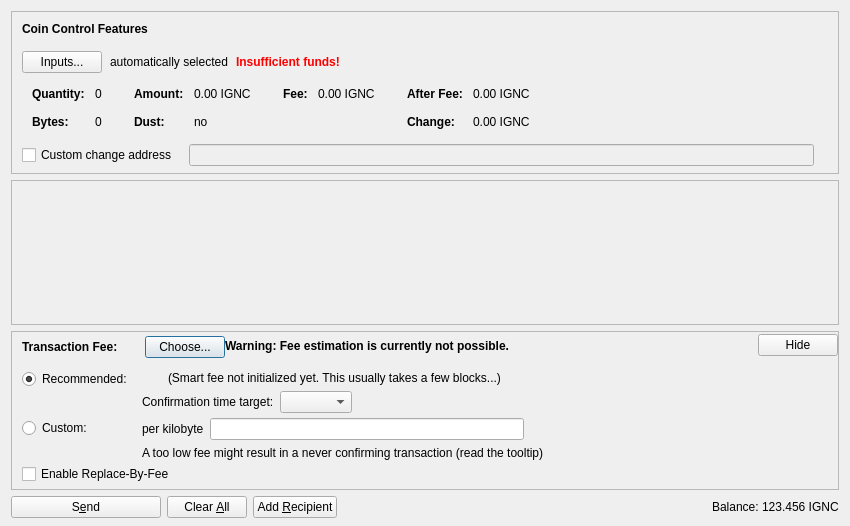
<?xml version="1.0" encoding="UTF-8"?>
<ui version="4.0">
 <class>SendCoinsDialog</class>
 <widget class="QDialog" name="SendCoinsDialog">
  <property name="geometry">
   <rect>
    <x>0</x>
    <y>0</y>
    <width>850</width>
    <height>526</height>
   </rect>
  </property>
  <property name="windowTitle">
   <string>Send Coins</string>
  </property>
  <layout class="QVBoxLayout" name="verticalLayout" stretch="0,1,0,0">
   <property name="bottomMargin">
    <number>8</number>
   </property>
   <item>
    <widget class="QFrame" name="frameCoinControl">
     <property name="sizePolicy">
      <sizepolicy hsizetype="Expanding" vsizetype="Expanding">
       <horstretch>0</horstretch>
       <verstretch>0</verstretch>
      </sizepolicy>
     </property>
     <property name="maximumSize">
      <size>
       <width>16777215</width>
       <height>16777215</height>
      </size>
     </property>
     <property name="frameShape">
      <enum>QFrame::StyledPanel</enum>
     </property>
     <property name="frameShadow">
      <enum>QFrame::Sunken</enum>
     </property>
     <layout class="QVBoxLayout" name="verticalLayoutCoinControl2">
      <property name="spacing">
       <number>0</number>
      </property>
      <property name="leftMargin">
       <number>0</number>
      </property>
      <property name="topMargin">
       <number>0</number>
      </property>
      <property name="rightMargin">
       <number>0</number>
      </property>
      <property name="bottomMargin">
       <number>6</number>
      </property>
      <item>
       <layout class="QVBoxLayout" name="verticalLayoutCoinControl" stretch="0,0,0,0,1">
        <property name="spacing">
         <number>0</number>
        </property>
        <property name="leftMargin">
         <number>10</number>
        </property>
        <property name="topMargin">
         <number>10</number>
        </property>
        <item>
         <layout class="QHBoxLayout" name="horizontalLayoutCoinControl1">
          <property name="bottomMargin">
           <number>15</number>
          </property>
          <item>
           <widget class="QLabel" name="labelCoinControlFeatures">
            <property name="sizePolicy">
             <sizepolicy hsizetype="Preferred" vsizetype="Maximum">
              <horstretch>0</horstretch>
              <verstretch>0</verstretch>
             </sizepolicy>
            </property>
            <property name="font">
             <font>
              <weight>75</weight>
              <bold>true</bold>
             </font>
            </property>
            <property name="styleSheet">
             <string notr="true">font-weight:bold;</string>
            </property>
            <property name="text">
             <string>Coin Control Features</string>
            </property>
           </widget>
          </item>
         </layout>
        </item>
        <item>
         <layout class="QHBoxLayout" name="horizontalLayoutCoinControl2" stretch="0,0,0,0">
          <property name="spacing">
           <number>8</number>
          </property>
          <property name="bottomMargin">
           <number>10</number>
          </property>
          <item>
           <widget class="QPushButton" name="pushButtonCoinControl">
            <property name="styleSheet">
             <string notr="true"/>
            </property>
            <property name="text">
             <string>Inputs...</string>
            </property>
            <property name="autoDefault">
             <bool>false</bool>
            </property>
           </widget>
          </item>
          <item>
           <widget class="QLabel" name="labelCoinControlAutomaticallySelected">
            <property name="text">
             <string>automatically selected</string>
            </property>
            <property name="margin">
             <number>5</number>
            </property>
           </widget>
          </item>
          <item>
           <widget class="QLabel" name="labelCoinControlInsuffFunds">
            <property name="font">
             <font>
              <weight>75</weight>
              <bold>true</bold>
             </font>
            </property>
            <property name="styleSheet">
             <string notr="true">color:red;font-weight:bold;</string>
            </property>
            <property name="text">
             <string>Insufficient funds!</string>
            </property>
            <property name="margin">
             <number>5</number>
            </property>
           </widget>
          </item>
          <item>
           <spacer name="horizontalSpacerCoinControl">
            <property name="orientation">
             <enum>Qt::Horizontal</enum>
            </property>
            <property name="sizeHint" stdset="0">
             <size>
              <width>40</width>
              <height>1</height>
             </size>
            </property>
           </spacer>
          </item>
         </layout>
        </item>
        <item>
         <widget class="QWidget" name="widgetCoinControl" native="true">
          <property name="sizePolicy">
           <sizepolicy hsizetype="Preferred" vsizetype="Preferred">
            <horstretch>0</horstretch>
            <verstretch>0</verstretch>
           </sizepolicy>
          </property>
          <property name="minimumSize">
           <size>
            <width>0</width>
            <height>0</height>
           </size>
          </property>
          <property name="styleSheet">
           <string notr="true"/>
          </property>
          <layout class="QHBoxLayout" name="horizontalLayoutCoinControl5">
           <property name="leftMargin">
            <number>0</number>
           </property>
           <property name="topMargin">
            <number>0</number>
           </property>
           <property name="rightMargin">
            <number>0</number>
           </property>
           <property name="bottomMargin">
            <number>0</number>
           </property>
           <item>
            <layout class="QHBoxLayout" name="horizontalLayoutCoinControl3" stretch="0,0,0,1">
             <property name="spacing">
              <number>20</number>
             </property>
             <property name="topMargin">
              <number>0</number>
             </property>
             <property name="bottomMargin">
              <number>10</number>
             </property>
             <item>
              <layout class="QFormLayout" name="formLayoutCoinControl1">
               <property name="horizontalSpacing">
                <number>10</number>
               </property>
               <property name="verticalSpacing">
                <number>14</number>
               </property>
               <property name="leftMargin">
                <number>10</number>
               </property>
               <property name="topMargin">
                <number>4</number>
               </property>
               <property name="rightMargin">
                <number>6</number>
               </property>
               <item row="0" column="0">
                <widget class="QLabel" name="labelCoinControlQuantityText">
                 <property name="font">
                  <font>
                   <weight>75</weight>
                   <bold>true</bold>
                  </font>
                 </property>
                 <property name="text">
                  <string>Quantity:</string>
                 </property>
                 <property name="margin">
                  <number>0</number>
                 </property>
                </widget>
               </item>
               <item row="0" column="1">
                <widget class="QLabel" name="labelCoinControlQuantity">
                 <property name="cursor">
                  <cursorShape>IBeamCursor</cursorShape>
                 </property>
                 <property name="contextMenuPolicy">
                  <enum>Qt::ActionsContextMenu</enum>
                 </property>
                 <property name="text">
                  <string notr="true">0</string>
                 </property>
                 <property name="margin">
                  <number>0</number>
                 </property>
                 <property name="textInteractionFlags">
                  <set>Qt::LinksAccessibleByMouse|Qt::TextSelectableByKeyboard|Qt::TextSelectableByMouse</set>
                 </property>
                </widget>
               </item>
               <item row="1" column="0">
                <widget class="QLabel" name="labelCoinControlBytesText">
                 <property name="font">
                  <font>
                   <weight>75</weight>
                   <bold>true</bold>
                  </font>
                 </property>
                 <property name="text">
                  <string>Bytes:</string>
                 </property>
                </widget>
               </item>
               <item row="1" column="1">
                <widget class="QLabel" name="labelCoinControlBytes">
                 <property name="cursor">
                  <cursorShape>IBeamCursor</cursorShape>
                 </property>
                 <property name="contextMenuPolicy">
                  <enum>Qt::ActionsContextMenu</enum>
                 </property>
                 <property name="text">
                  <string notr="true">0</string>
                 </property>
                 <property name="textInteractionFlags">
                  <set>Qt::LinksAccessibleByMouse|Qt::TextSelectableByKeyboard|Qt::TextSelectableByMouse</set>
                 </property>
                </widget>
               </item>
              </layout>
             </item>
             <item>
              <layout class="QFormLayout" name="formLayoutCoinControl2">
               <property name="horizontalSpacing">
                <number>10</number>
               </property>
               <property name="verticalSpacing">
                <number>14</number>
               </property>
               <property name="leftMargin">
                <number>6</number>
               </property>
               <property name="topMargin">
                <number>4</number>
               </property>
               <property name="rightMargin">
                <number>6</number>
               </property>
               <item row="0" column="0">
                <widget class="QLabel" name="labelCoinControlAmountText">
                 <property name="font">
                  <font>
                   <weight>75</weight>
                   <bold>true</bold>
                  </font>
                 </property>
                 <property name="text">
                  <string>Amount:</string>
                 </property>
                 <property name="margin">
                  <number>0</number>
                 </property>
                </widget>
               </item>
               <item row="0" column="1">
                <widget class="QLabel" name="labelCoinControlAmount">
                 <property name="cursor">
                  <cursorShape>IBeamCursor</cursorShape>
                 </property>
                 <property name="contextMenuPolicy">
                  <enum>Qt::ActionsContextMenu</enum>
                 </property>
                 <property name="text">
                  <string notr="true">0.00 IGNC</string>
                 </property>
                 <property name="textInteractionFlags">
                  <set>Qt::LinksAccessibleByMouse|Qt::TextSelectableByKeyboard|Qt::TextSelectableByMouse</set>
                 </property>
                </widget>
               </item>
               <item row="1" column="0">
                <widget class="QLabel" name="labelCoinControlLowOutputText">
                 <property name="font">
                  <font>
                   <weight>75</weight>
                   <bold>true</bold>
                  </font>
                 </property>
                 <property name="text">
                  <string>Dust:</string>
                 </property>
                </widget>
               </item>
               <item row="1" column="1">
                <widget class="QLabel" name="labelCoinControlLowOutput">
                 <property name="cursor">
                  <cursorShape>IBeamCursor</cursorShape>
                 </property>
                 <property name="contextMenuPolicy">
                  <enum>Qt::ActionsContextMenu</enum>
                 </property>
                 <property name="text">
                  <string notr="true">no</string>
                 </property>
                 <property name="textInteractionFlags">
                  <set>Qt::LinksAccessibleByMouse|Qt::TextSelectableByKeyboard|Qt::TextSelectableByMouse</set>
                 </property>
                </widget>
               </item>
              </layout>
             </item>
             <item>
              <layout class="QFormLayout" name="formLayoutCoinControl3">
               <property name="horizontalSpacing">
                <number>10</number>
               </property>
               <property name="verticalSpacing">
                <number>14</number>
               </property>
               <property name="leftMargin">
                <number>6</number>
               </property>
               <property name="topMargin">
                <number>4</number>
               </property>
               <property name="rightMargin">
                <number>6</number>
               </property>
               <item row="0" column="0">
                <widget class="QLabel" name="labelCoinControlFeeText">
                 <property name="font">
                  <font>
                   <weight>75</weight>
                   <bold>true</bold>
                  </font>
                 </property>
                 <property name="text">
                  <string>Fee:</string>
                 </property>
                 <property name="margin">
                  <number>0</number>
                 </property>
                </widget>
               </item>
               <item row="0" column="1">
                <widget class="QLabel" name="labelCoinControlFee">
                 <property name="cursor">
                  <cursorShape>IBeamCursor</cursorShape>
                 </property>
                 <property name="contextMenuPolicy">
                  <enum>Qt::ActionsContextMenu</enum>
                 </property>
                 <property name="text">
                  <string notr="true">0.00 IGNC</string>
                 </property>
                 <property name="textInteractionFlags">
                  <set>Qt::LinksAccessibleByMouse|Qt::TextSelectableByKeyboard|Qt::TextSelectableByMouse</set>
                 </property>
                </widget>
               </item>
              </layout>
             </item>
             <item>
              <layout class="QFormLayout" name="formLayoutCoinControl4">
               <property name="horizontalSpacing">
                <number>10</number>
               </property>
               <property name="verticalSpacing">
                <number>14</number>
               </property>
               <property name="leftMargin">
                <number>6</number>
               </property>
               <property name="topMargin">
                <number>4</number>
               </property>
               <property name="rightMargin">
                <number>6</number>
               </property>
               <item row="0" column="0">
                <widget class="QLabel" name="labelCoinControlAfterFeeText">
                 <property name="font">
                  <font>
                   <weight>75</weight>
                   <bold>true</bold>
                  </font>
                 </property>
                 <property name="text">
                  <string>After Fee:</string>
                 </property>
                 <property name="margin">
                  <number>0</number>
                 </property>
                </widget>
               </item>
               <item row="0" column="1">
                <widget class="QLabel" name="labelCoinControlAfterFee">
                 <property name="cursor">
                  <cursorShape>IBeamCursor</cursorShape>
                 </property>
                 <property name="contextMenuPolicy">
                  <enum>Qt::ActionsContextMenu</enum>
                 </property>
                 <property name="text">
                  <string notr="true">0.00 IGNC</string>
                 </property>
                 <property name="textInteractionFlags">
                  <set>Qt::LinksAccessibleByMouse|Qt::TextSelectableByKeyboard|Qt::TextSelectableByMouse</set>
                 </property>
                </widget>
               </item>
               <item row="1" column="0">
                <widget class="QLabel" name="labelCoinControlChangeText">
                 <property name="font">
                  <font>
                   <weight>75</weight>
                   <bold>true</bold>
                  </font>
                 </property>
                 <property name="text">
                  <string>Change:</string>
                 </property>
                </widget>
               </item>
               <item row="1" column="1">
                <widget class="QLabel" name="labelCoinControlChange">
                 <property name="cursor">
                  <cursorShape>IBeamCursor</cursorShape>
                 </property>
                 <property name="contextMenuPolicy">
                  <enum>Qt::ActionsContextMenu</enum>
                 </property>
                 <property name="text">
                  <string notr="true">0.00 IGNC</string>
                 </property>
                 <property name="textInteractionFlags">
                  <set>Qt::LinksAccessibleByMouse|Qt::TextSelectableByKeyboard|Qt::TextSelectableByMouse</set>
                 </property>
                </widget>
               </item>
              </layout>
             </item>
            </layout>
           </item>
          </layout>
         </widget>
        </item>
        <item>
         <layout class="QHBoxLayout" name="horizontalLayoutCoinControl4" stretch="0,0,0">
          <property name="spacing">
           <number>12</number>
          </property>
          <property name="sizeConstraint">
           <enum>QLayout::SetDefaultConstraint</enum>
          </property>
          <property name="topMargin">
           <number>5</number>
          </property>
          <property name="rightMargin">
           <number>5</number>
          </property>
          <item>
           <widget class="QCheckBox" name="checkBoxCoinControlChange">
            <property name="toolTip">
             <string>If this is activated, but the change address is empty or invalid, change will be sent to a newly generated address.</string>
            </property>
            <property name="text">
             <string>Custom change address</string>
            </property>
           </widget>
          </item>
          <item>
           <widget class="QValidatedLineEdit" name="lineEditCoinControlChange">
            <property name="enabled">
             <bool>false</bool>
            </property>
            <property name="sizePolicy">
             <sizepolicy hsizetype="Expanding" vsizetype="Fixed">
              <horstretch>0</horstretch>
              <verstretch>0</verstretch>
             </sizepolicy>
            </property>
           </widget>
          </item>
          <item>
           <widget class="QLabel" name="labelCoinControlChangeLabel">
            <property name="sizePolicy">
             <sizepolicy hsizetype="Preferred" vsizetype="Expanding">
              <horstretch>0</horstretch>
              <verstretch>0</verstretch>
             </sizepolicy>
            </property>
            <property name="minimumSize">
             <size>
              <width>0</width>
              <height>0</height>
             </size>
            </property>
            <property name="text">
             <string/>
            </property>
            <property name="margin">
             <number>3</number>
            </property>
           </widget>
          </item>
         </layout>
        </item>
        <item>
         <spacer name="verticalSpacerCoinControl">
          <property name="orientation">
           <enum>Qt::Vertical</enum>
          </property>
          <property name="sizeHint" stdset="0">
           <size>
            <width>800</width>
            <height>1</height>
           </size>
          </property>
         </spacer>
        </item>
       </layout>
      </item>
     </layout>
    </widget>
   </item>
   <item>
    <widget class="QScrollArea" name="scrollArea">
     <property name="widgetResizable">
      <bool>true</bool>
     </property>
     <widget class="QWidget" name="scrollAreaWidgetContents">
      <property name="geometry">
       <rect>
        <x>0</x>
        <y>0</y>
        <width>830</width>
        <height>104</height>
       </rect>
      </property>
      <layout class="QVBoxLayout" name="verticalLayout_2" stretch="0,1">
       <property name="leftMargin">
        <number>0</number>
       </property>
       <property name="topMargin">
        <number>0</number>
       </property>
       <property name="rightMargin">
        <number>0</number>
       </property>
       <property name="bottomMargin">
        <number>0</number>
       </property>
       <item>
        <layout class="QVBoxLayout" name="entries">
         <property name="spacing">
          <number>6</number>
         </property>
        </layout>
       </item>
       <item>
        <spacer name="verticalSpacer">
         <property name="orientation">
          <enum>Qt::Vertical</enum>
         </property>
         <property name="sizeHint" stdset="0">
          <size>
           <width>20</width>
           <height>40</height>
          </size>
         </property>
        </spacer>
       </item>
      </layout>
     </widget>
    </widget>
   </item>
   <item>
    <widget class="QFrame" name="frameFee">
     <property name="sizePolicy">
      <sizepolicy hsizetype="Expanding" vsizetype="Expanding">
       <horstretch>0</horstretch>
       <verstretch>0</verstretch>
      </sizepolicy>
     </property>
     <property name="maximumSize">
      <size>
       <width>16777215</width>
       <height>16777215</height>
      </size>
     </property>
     <property name="frameShape">
      <enum>QFrame::StyledPanel</enum>
     </property>
     <property name="frameShadow">
      <enum>QFrame::Sunken</enum>
     </property>
     <layout class="QVBoxLayout" name="verticalLayoutFee1">
      <property name="spacing">
       <number>0</number>
      </property>
      <property name="leftMargin">
       <number>0</number>
      </property>
      <property name="topMargin">
       <number>0</number>
      </property>
      <property name="rightMargin">
       <number>0</number>
      </property>
      <property name="bottomMargin">
       <number>0</number>
      </property>
      <item>
       <layout class="QVBoxLayout" name="verticalLayoutFee2" stretch="0,0,0">
        <property name="spacing">
         <number>0</number>
        </property>
        <property name="leftMargin">
         <number>10</number>
        </property>
        <property name="topMargin">
         <number>0</number>
        </property>
        <item>
         <layout class="QHBoxLayout" name="horizontalLayoutFee1">
          <property name="bottomMargin">
           <number>0</number>
          </property>
          <item>
           <layout class="QVBoxLayout" name="verticalLayoutFee7">
            <property name="spacing">
             <number>0</number>
            </property>
            <item>
             <spacer name="verticalSpacerSmartFee">
              <property name="orientation">
               <enum>Qt::Vertical</enum>
              </property>
              <property name="sizeType">
               <enum>QSizePolicy::Fixed</enum>
              </property>
              <property name="sizeHint" stdset="0">
               <size>
                <width>1</width>
                <height>4</height>
               </size>
              </property>
             </spacer>
            </item>
            <item>
             <layout class="QHBoxLayout" name="horizontalLayoutSmartFee">
              <property name="spacing">
               <number>10</number>
              </property>
              <item>
               <widget class="QLabel" name="labelFeeHeadline">
                <property name="sizePolicy">
                 <sizepolicy hsizetype="Preferred" vsizetype="Maximum">
                  <horstretch>0</horstretch>
                  <verstretch>0</verstretch>
                 </sizepolicy>
                </property>
                <property name="font">
                 <font>
                  <weight>75</weight>
                  <bold>true</bold>
                 </font>
                </property>
                <property name="styleSheet">
                 <string notr="true">font-weight:bold;</string>
                </property>
                <property name="text">
                 <string>Transaction Fee:</string>
                </property>
               </widget>
              </item>
              <item>
               <widget class="QLabel" name="labelFeeMinimized">
                <property name="text">
                 <string/>
                </property>
               </widget>
              </item>
              <item>
               <widget class="QPushButton" name="buttonChooseFee">
                <property name="text">
                 <string>Choose...</string>
                </property>
               </widget>
              </item>
             </layout>
            </item>
            <item>
             <spacer name="verticalSpacer_5">
              <property name="orientation">
               <enum>Qt::Vertical</enum>
              </property>
              <property name="sizeHint" stdset="0">
               <size>
                <width>1</width>
                <height>1</height>
               </size>
              </property>
             </spacer>
            </item>
           </layout>
          </item>
          <item>
           <widget class="QLabel" name="fallbackFeeWarningLabel">
            <property name="toolTip">
             <string>Using the fallbackfee can result in sending a transaction that will take several hours or days (or never) to confirm. Consider choosing your fee manually or wait until you have validated the complete chain.</string>
            </property>
            <property name="font">
            <font>
                <weight>75</weight>
                <bold>true</bold>
            </font>
            </property>
            <property name="text">
             <string>Warning: Fee estimation is currently not possible.</string>
            </property>
            <property name="wordWrap">
             <bool>false</bool>
            </property>
           </widget>
          </item>
          <item>
           <spacer name="horizontalSpacer_4">
            <property name="orientation">
             <enum>Qt::Horizontal</enum>
            </property>
            <property name="sizeType">
             <enum>QSizePolicy::MinimumExpanding</enum>
            </property>
            <property name="sizeHint" stdset="0">
             <size>
              <width>40</width>
              <height>20</height>
             </size>
            </property>
           </spacer>
          </item>
          <item>
           <widget class="QPushButton" name="buttonMinimizeFee">
            <property name="toolTip">
             <string>collapse fee-settings</string>
            </property>
            <property name="text">
             <string>Hide</string>
            </property>
           </widget>
          </item>
         </layout>
        </item>
        <item>
         <widget class="QFrame" name="frameFeeSelection">
          <layout class="QVBoxLayout" name="verticalLayoutFee12">
           <property name="spacing">
            <number>0</number>
           </property>
           <property name="leftMargin">
            <number>0</number>
           </property>
           <property name="topMargin">
            <number>0</number>
           </property>
           <property name="rightMargin">
            <number>0</number>
           </property>
           <property name="bottomMargin">
            <number>0</number>
           </property>
           <item>
            <layout class="QGridLayout" name="gridLayoutFee">
             <property name="topMargin">
              <number>10</number>
             </property>
             <property name="bottomMargin">
              <number>4</number>
             </property>
             <property name="horizontalSpacing">
              <number>10</number>
             </property>
             <property name="verticalSpacing">
              <number>4</number>
             </property>
             <item row="1" column="1">
              <layout class="QVBoxLayout" name="verticalLayoutFee8">
               <property name="spacing">
                <number>6</number>
               </property>
               <item>
                <layout class="QHBoxLayout" name="horizontalLayoutFee13">
                 <item>
                  <widget class="QLabel" name="labelCustomPerKilobyte">
                   <property name="toolTip">
                    <string>Specify a custom fee per kB (1,000 bytes) of the transaction's virtual size.

Note:  Since the fee is calculated on a per-byte basis, a fee of "100 satoshis per kB" for a transaction size of 500 bytes (half of 1 kB) would ultimately yield a fee of only 50 satoshis.</string>
                   </property>
                   <property name="text">
                    <string>per kilobyte</string>
                   </property>
                  </widget>
                 </item>
                 <item>
                  <widget class="IgnitecoinAmountField" name="customFee"/>
                 </item>
                 <item>
                  <spacer name="horizontalSpacer_6">
                   <property name="orientation">
                    <enum>Qt::Horizontal</enum>
                   </property>
                   <property name="sizeHint" stdset="0">
                    <size>
                     <width>1</width>
                     <height>1</height>
                    </size>
                   </property>
                  </spacer>
                 </item>
                </layout>
               </item>
               <item>
                <layout class="QHBoxLayout" name="horizontalLayoutFee8">
                 <item>
                  <widget class="QLabel" name="labelCustomFeeWarning">
                   <property name="enabled">
                    <bool>true</bool>
                   </property>
                   <property name="toolTip">
                    <string>When there is less transaction volume than space in the blocks, miners as well as relaying nodes may enforce a minimum fee. Paying only this minimum fee is just fine, but be aware that this can result in a never confirming transaction once there is more demand for ignitecoin transactions than the network can process.</string>
                   </property>
                   <property name="text">
                    <string>A too low fee might result in a never confirming transaction (read the tooltip)</string>
                   </property>
                  </widget>
                 </item>
                 <item>
                  <spacer name="horizontalSpacer_2">
                   <property name="orientation">
                    <enum>Qt::Horizontal</enum>
                   </property>
                   <property name="sizeHint" stdset="0">
                    <size>
                     <width>1</width>
                     <height>1</height>
                    </size>
                   </property>
                  </spacer>
                 </item>
                </layout>
               </item>
              </layout>
             </item>
             <item row="0" column="0">
              <layout class="QVBoxLayout" name="verticalLayoutFee4" stretch="0,1">
               <item>
                <widget class="QRadioButton" name="radioSmartFee">
                 <property name="text">
                  <string>Recommended:</string>
                 </property>
                 <property name="checked">
                  <bool>true</bool>
                 </property>
                 <attribute name="buttonGroup">
                  <string notr="true">groupFee</string>
                 </attribute>
                </widget>
               </item>
               <item>
                <spacer name="verticalSpacer_2">
                 <property name="orientation">
                  <enum>Qt::Vertical</enum>
                 </property>
                 <property name="sizeHint" stdset="0">
                  <size>
                   <width>1</width>
                   <height>1</height>
                  </size>
                 </property>
                </spacer>
               </item>
              </layout>
             </item>
             <item row="1" column="0">
              <layout class="QVBoxLayout" name="verticalLayoutFee9" stretch="0,1">
               <item>
                <widget class="QRadioButton" name="radioCustomFee">
                 <property name="text">
                  <string>Custom:</string>
                 </property>
                 <attribute name="buttonGroup">
                  <string notr="true">groupFee</string>
                 </attribute>
                </widget>
               </item>
               <item>
                <spacer name="verticalSpacer_6">
                 <property name="orientation">
                  <enum>Qt::Vertical</enum>
                 </property>
                 <property name="sizeHint" stdset="0">
                  <size>
                   <width>1</width>
                   <height>1</height>
                  </size>
                 </property>
                </spacer>
               </item>
              </layout>
             </item>
             <item row="0" column="1">
              <layout class="QVBoxLayout" name="verticalLayoutFee3" stretch="0,0,1">
               <property name="spacing">
                <number>6</number>
               </property>
               <property name="topMargin">
                <number>2</number>
               </property>
               <item>
                <layout class="QHBoxLayout" name="horizontalLayoutFee12">
                 <item>
                  <widget class="QLabel" name="labelSmartFee">
                   <property name="text">
                    <string/>
                   </property>
                  </widget>
                 </item>
                 <item>
                  <widget class="QLabel" name="labelFeeEstimation">
                   <property name="text">
                    <string/>
                   </property>
                  </widget>
                 </item>
                 <item>
                  <widget class="QLabel" name="labelSmartFee2">
                   <property name="text">
                    <string>(Smart fee not initialized yet. This usually takes a few blocks...)</string>
                   </property>
                  </widget>
                 </item>
                 <item>
                  <spacer name="horizontalSpacer_5">
                   <property name="orientation">
                    <enum>Qt::Horizontal</enum>
                   </property>
                   <property name="sizeHint" stdset="0">
                    <size>
                     <width>1</width>
                     <height>1</height>
                    </size>
                   </property>
                  </spacer>
                 </item>
                </layout>
               </item>
               <item>
                <layout class="QHBoxLayout" name="horizontalLayoutFee9">
                 <item>
                  <layout class="QVBoxLayout" name="verticalLayoutFee6">
                   <item>
                    <widget class="QLabel" name="labelSmartFee3">
                     <property name="text">
                      <string>Confirmation time target:</string>
                     </property>
                    </widget>
                   </item>
                  </layout>
                 </item>
                 <item>
                  <layout class="QVBoxLayout" name="verticalLayoutFee5">
                   <property name="rightMargin">
                    <number>30</number>
                   </property>
                   <item>
                    <layout class="QHBoxLayout" name="horizontalLayoutConfTarget">
                     <property name="bottomMargin">
                      <number>0</number>
                     </property>
                     <item>
                      <widget class="QComboBox" name="confTargetSelector"/>
                     </item>
                     <item>
                      <spacer name="horizontalSpacerConfTarget">
                       <property name="orientation">
                        <enum>Qt::Horizontal</enum>
                       </property>
                       <property name="sizeHint" stdset="0">
                        <size>
                         <width>40</width>
                         <height>20</height>
                        </size>
                       </property>
                      </spacer>
                     </item>
                    </layout>
                   </item>
                  </layout>
                 </item>
                </layout>
               </item>
               <item>
                <spacer name="verticalSpacer_4">
                 <property name="orientation">
                  <enum>Qt::Vertical</enum>
                 </property>
                 <property name="sizeHint" stdset="0">
                  <size>
                   <width>1</width>
                   <height>1</height>
                  </size>
                 </property>
                </spacer>
               </item>
              </layout>
             </item>
            </layout>
           </item>
           <item>
            <widget class="QCheckBox" name="optInRBF">
             <property name="text">
              <string>Enable Replace-By-Fee</string>
             </property>
             <property name="toolTip">
              <string>With Replace-By-Fee (BIP-125) you can increase a transaction's fee after it is sent. Without this, a higher fee may be recommended to compensate for increased transaction delay risk.</string>
             </property>
            </widget>
           </item>
          </layout>
         </widget>
        </item>
        <item>
         <spacer name="verticalSpacerFee">
          <property name="orientation">
           <enum>Qt::Vertical</enum>
          </property>
          <property name="sizeHint" stdset="0">
           <size>
            <width>40</width>
            <height>5</height>
           </size>
          </property>
         </spacer>
        </item>
       </layout>
      </item>
     </layout>
    </widget>
   </item>
   <item>
    <layout class="QHBoxLayout" name="horizontalLayout">
     <item>
      <widget class="QPushButton" name="sendButton">
       <property name="minimumSize">
        <size>
         <width>150</width>
         <height>0</height>
        </size>
       </property>
       <property name="toolTip">
        <string>Confirm the send action</string>
       </property>
       <property name="text">
        <string>S&amp;end</string>
       </property>
       <property name="icon">
        <iconset resource="../ignitecoin.qrc">
         <normaloff>:/icons/send</normaloff>:/icons/send</iconset>
       </property>
       <property name="autoDefault">
        <bool>false</bool>
       </property>
       <property name="default">
        <bool>false</bool>
       </property>
      </widget>
     </item>
     <item>
      <widget class="QPushButton" name="clearButton">
       <property name="sizePolicy">
        <sizepolicy hsizetype="Minimum" vsizetype="Fixed">
         <horstretch>0</horstretch>
         <verstretch>0</verstretch>
        </sizepolicy>
       </property>
       <property name="toolTip">
        <string>Clear all fields of the form.</string>
       </property>
       <property name="text">
        <string>Clear &amp;All</string>
       </property>
       <property name="icon">
        <iconset resource="../ignitecoin.qrc">
         <normaloff>:/icons/remove</normaloff>:/icons/remove</iconset>
       </property>
       <property name="autoDefault">
        <bool>false</bool>
       </property>
      </widget>
     </item>
     <item>
      <widget class="QPushButton" name="addButton">
       <property name="toolTip">
        <string>Send to multiple recipients at once</string>
       </property>
       <property name="text">
        <string>Add &amp;Recipient</string>
       </property>
       <property name="icon">
        <iconset resource="../ignitecoin.qrc">
         <normaloff>:/icons/add</normaloff>:/icons/add</iconset>
       </property>
       <property name="autoDefault">
        <bool>false</bool>
       </property>
      </widget>
     </item>
     <item>
      <spacer name="horizontalSpacer">
       <property name="orientation">
        <enum>Qt::Horizontal</enum>
       </property>
       <property name="sizeHint" stdset="0">
        <size>
         <width>40</width>
         <height>20</height>
        </size>
       </property>
      </spacer>
     </item>
     <item>
      <layout class="QHBoxLayout" name="horizontalLayout_2">
       <property name="spacing">
        <number>3</number>
       </property>
       <item>
        <widget class="QLabel" name="label">
         <property name="sizePolicy">
          <sizepolicy hsizetype="Preferred" vsizetype="Fixed">
           <horstretch>0</horstretch>
           <verstretch>0</verstretch>
          </sizepolicy>
         </property>
         <property name="text">
          <string>Balance:</string>
         </property>
        </widget>
       </item>
       <item>
        <widget class="QLabel" name="labelBalance">
         <property name="sizePolicy">
          <sizepolicy hsizetype="Preferred" vsizetype="Fixed">
           <horstretch>0</horstretch>
           <verstretch>0</verstretch>
          </sizepolicy>
         </property>
         <property name="cursor">
          <cursorShape>IBeamCursor</cursorShape>
         </property>
         <property name="text">
          <string notr="true">123.456 IGNC</string>
         </property>
         <property name="textInteractionFlags">
          <set>Qt::LinksAccessibleByMouse|Qt::TextSelectableByKeyboard|Qt::TextSelectableByMouse</set>
         </property>
        </widget>
       </item>
      </layout>
     </item>
    </layout>
   </item>
  </layout>
 </widget>
 <customwidgets>
  <customwidget>
   <class>QValidatedLineEdit</class>
   <extends>QLineEdit</extends>
   <header>qt/qvalidatedlineedit.h</header>
  </customwidget>
  <customwidget>
   <class>IgnitecoinAmountField</class>
   <extends>QLineEdit</extends>
   <header>qt/ignitecoinamountfield.h</header>
   <container>1</container>
  </customwidget>
 </customwidgets>
 <resources>
  <include location="../ignitecoin.qrc"/>
 </resources>
 <connections/>
 <buttongroups>
  <buttongroup name="groupFee"/>
 </buttongroups>
</ui>
